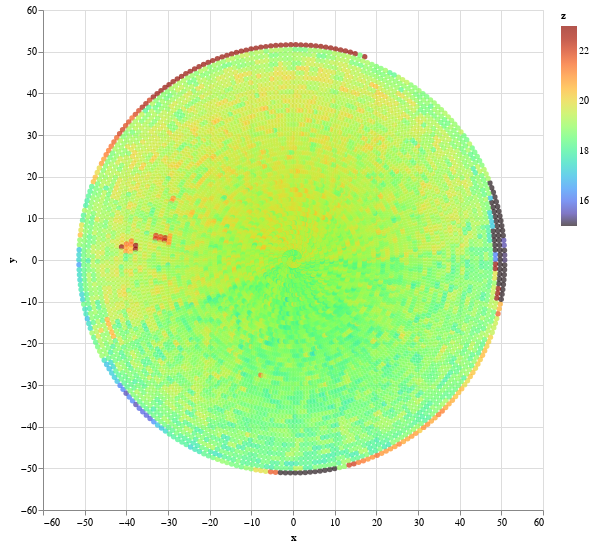

The notebook cell this image was saved under:
### Code cell
import pandas as pd

# Convert arrays to numpy
Aq = np.array(Aq)
M = np.array(M)
intens = np.array(intens)

# Calculate x, y, and z values
xvals = radii * np.cos(angles) * 1e-3
yvals = radii * np.sin(angles) * 1e-3
zvals = np.array(Aq)
n = np.arange(lendata)

# Clip z values at zvalscut
# zvalscut = 25
# zvalsnew = np.clip(zvals, None, zvalscut)
zvalscutlow = 15
zvalscuthi = 23
zvalsnew = zvals.copy()
zvalsnew[zvalsnew > zvalscuthi] = zvalscuthi
zvalsnew[zvalsnew < zvalscutlow] = zvalscutlow

# Create dataframe for Altair chart
data = pd.DataFrame({
    'x': xvals * 1000,
    'y': yvals * 1000,
    'z': zvalsnew,
    'radii': radii,
    'angle': angles,
    'n': n
})

# Create scatter plot with turbo color scheme
scatter = alt.Chart(data).mark_circle().encode(
    x='x:Q',
    y='y:Q',
    color=alt.Color('z:Q', scale=alt.Scale(scheme='turbo')),
    tooltip=['x', 'y', 'z', 'radii', 'angle', 'n']
).properties(
    height=500,
    width=500
).interactive()

scatter

### Figure 1 — Vega-Lite specification as saved in the notebook (floating-point values rounded to 4 significant figures; data arrays with more than 128 entries replaced by an {"elided": "..."} marker saying what was removed)
{"config": {"view": {"continuousWidth": 400, "continuousHeight": 300}}, "data": {"name": "data-ecb0611c8e4f7080a5529e2a618c80c2"}, "mark": "circle", "encoding": {"color": {"field": "z", "scale": {"scheme": "turbo"}, "type": "quantitative"}, "tooltip": [{"field": "x", "type": "quantitative"}, {"field": "y", "type": "quantitative"}, {"field": "z", "type": "quantitative"}, {"field": "radii", "type": "quantitative"}, {"field": "angle", "type": "quantitative"}, {"field": "n", "type": "quantitative"}], "x": {"field": "x", "type": "quantitative"}, "y": {"field": "y", "type": "quantitative"}}, "height": 500, "selection": {"selector010": {"type": "interval", "bind": "scales", "encodings": ["x", "y"]}}, "width": 500, "$schema": "https://vega.github.io/schema/vega-lite/v4.17.0.json", "datasets": {"data-ecb0611c8e4f7080a5529e2a618c80c2": {"elided": "12902 records"}}}
